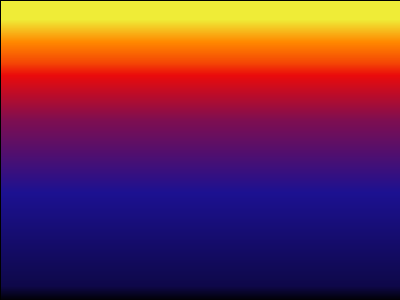
<?xml version="1.0" encoding="UTF-8"?>
<ui version="4.0">
 <class>InitialWindow</class>
 <widget class="QDialog" name="InitialWindow">
  <property name="geometry">
   <rect>
    <x>0</x>
    <y>0</y>
    <width>400</width>
    <height>300</height>
   </rect>
  </property>
  <property name="windowTitle">
   <string>BattleShip Game Lobby</string>
  </property>
  <widget class="QSplitter" name="splitter">
   <property name="enabled">
    <bool>true</bool>
   </property>
   <property name="geometry">
    <rect>
     <x>120</x>
     <y>20</y>
     <width>160</width>
     <height>211</height>
    </rect>
   </property>
   <property name="orientation">
    <enum>Qt::Vertical</enum>
   </property>
   <property name="opaqueResize">
    <bool>false</bool>
   </property>
   <widget class="QLabel" name="GameLogo">
    <property name="font">
     <font>
      <pointsize>26</pointsize>
     </font>
    </property>
    <property name="text">
     <string>Battleship</string>
    </property>
   </widget>
   <widget class="QWidget" name="layoutWidget">
    <layout class="QVBoxLayout" name="ButtonSplit">
     <item>
      <widget class="QPushButton" name="Network">
       <property name="text">
        <string>Network Play</string>
       </property>
      </widget>
     </item>
     <item>
      <widget class="QPushButton" name="Computer">
       <property name="text">
        <string>Computer Play</string>
       </property>
      </widget>
     </item>
     <item>
      <widget class="QPushButton" name="Local2">
       <property name="text">
        <string>Local 2v2 Play</string>
       </property>
      </widget>
     </item>
     <item>
      <widget class="QPushButton" name="ExitButton">
       <property name="text">
        <string>Quit</string>
       </property>
      </widget>
     </item>
    </layout>
   </widget>
  </widget>
  <widget class="QFrame" name="frame">
   <property name="geometry">
    <rect>
     <x>0</x>
     <y>0</y>
     <width>401</width>
     <height>321</height>
    </rect>
   </property>
   <property name="maximumSize">
    <size>
     <width>401</width>
     <height>321</height>
    </size>
   </property>
   <property name="styleSheet">
    <string notr="true">background-image: url(:/newPrefix/battleship.jpg);</string>
   </property>
   <property name="frameShape">
    <enum>QFrame::StyledPanel</enum>
   </property>
   <property name="frameShadow">
    <enum>QFrame::Raised</enum>
   </property>
   <widget class="QFrame" name="frame_2">
    <property name="geometry">
     <rect>
      <x>0</x>
      <y>0</y>
      <width>401</width>
      <height>301</height>
     </rect>
    </property>
    <property name="styleSheet">
     <string notr="true">background-color: qlineargradient(spread:pad, x1:0, y1:1, x2:0, y2:0, stop:0 rgba(0, 0, 0, 255), stop:0.05 rgba(14, 8, 73, 255), stop:0.36 rgba(28, 17, 145, 255), stop:0.6 rgba(126, 14, 81, 255), stop:0.75 rgba(234, 11, 11, 255), stop:0.79 rgba(244, 70, 5, 255), stop:0.86 rgba(255, 136, 0, 255), stop:0.935 rgba(239, 236, 55, 255));</string>
    </property>
    <property name="frameShape">
     <enum>QFrame::StyledPanel</enum>
    </property>
    <property name="frameShadow">
     <enum>QFrame::Raised</enum>
    </property>
   </widget>
  </widget>
  <zorder>frame</zorder>
  <zorder>Network</zorder>
  <zorder>Computer</zorder>
  <zorder>Local2</zorder>
  <zorder>GameLogo</zorder>
  <zorder>ExitButton</zorder>
 </widget>
 <resources/>
 <connections/>
</ui>
